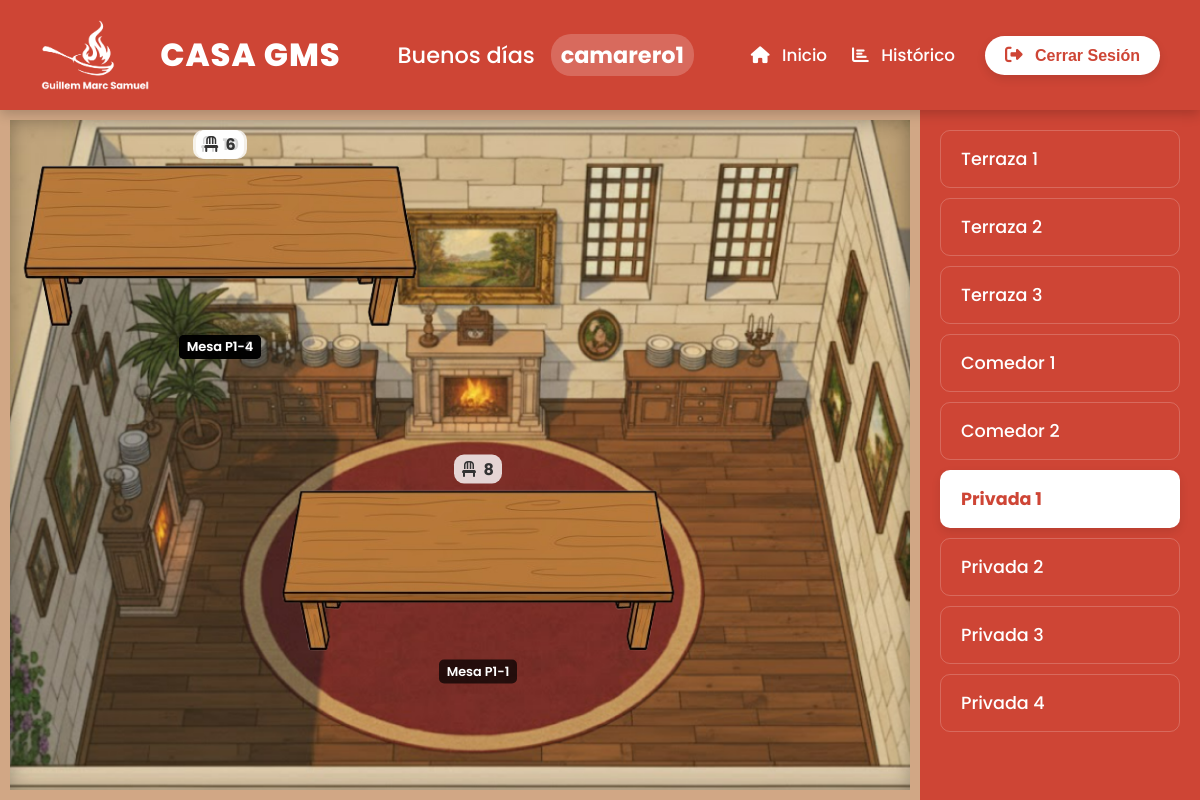
The app's page /PHP/PUBLIC/SALAS/privada1.php (signed in), older data.
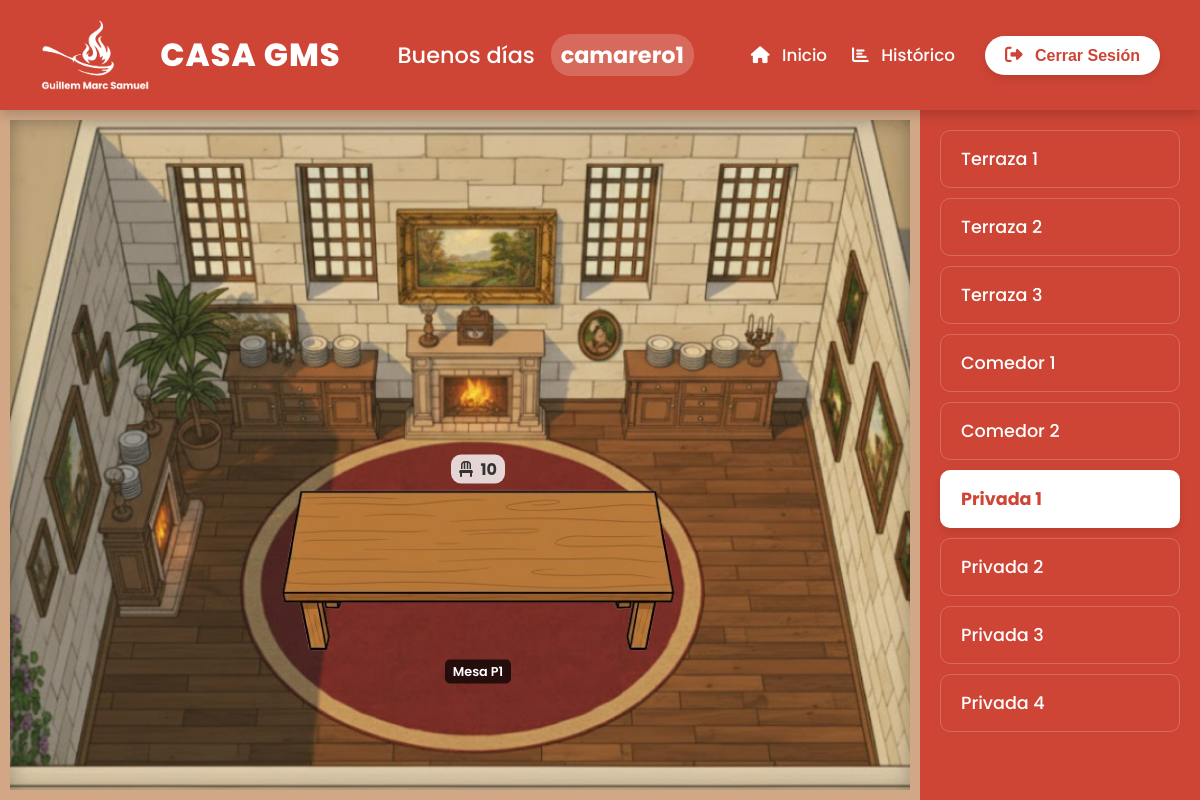
The same page, newer data.
### tables this page shows
CREATE TABLE IF NOT EXISTS mesas (
    id INT AUTO_INCREMENT PRIMARY KEY,
    id_sala INT NOT NULL,
    nombre VARCHAR(20) NOT NULL,
    sillas INT NOT NULL,
    estado INT DEFAULT 1,   
    asignado_por INT NULL,  
    FOREIGN KEY (id_sala) REFERENCES salas(id) ON DELETE CASCADE,
    FOREIGN KEY (asignado_por) REFERENCES users(id) ON DELETE SET NULL
);

CREATE TABLE IF NOT EXISTS salas (
    id INT AUTO_INCREMENT PRIMARY KEY,
    nombre VARCHAR(100) NOT NULL,
    descripcion VARCHAR(255) NULL,
    num_mesas INT DEFAULT 0
);

### PHP/PUBLIC/SALAS/privada1.php (the view, shortened to what this page needs)
<?php
require_once '../../CONEXION/conexion.php';
require_once '../header.php';
$id_sala_actual = 6;
try {
    $stmt_salas = $conn->query("SELECT id, nombre FROM salas");
    $salas = $stmt_salas->fetchAll(PDO::FETCH_ASSOC);
} catch (PDOException $e) {
    die("Error al cargar las salas: " . $e->getMessage());
}
try {
    $sql = "
        SELECT
            m.id AS mesa_id,
            m.nombre AS mesa_nombre,
            m.sillas AS mesa_sillas,
            m.estado AS mesa_estado,
            m.asignado_por AS camarero_id,
            u.username AS camarero_username
        FROM
            mesas m
        LEFT JOIN
            users u ON m.asignado_por = u.id
        WHERE
            m.id_sala = :id_sala_actual
    ";
    $stmt_mesas = $conn->prepare($sql);
    $stmt_mesas->execute(['id_sala_actual' => $id_sala_actual]);
    $mesas = $stmt_mesas->fetchAll(PDO::FETCH_ASSOC);
} catch (PDOException $e) {
    die("Error al cargar las mesas: " . $e->getMessage());
}
?>
<!DOCTYPE html>
<html lang="es">
<head>
    <link rel="stylesheet" href="https://cdnjs.cloudflare.com/ajax/libs/font-awesome/6.5.1/css/all.min.css">
    <link rel="stylesheet" href="../../../css/panel_principal.css">
    <link rel="stylesheet" href="../../../css/salas_general.css">
    <link rel="stylesheet" href="../../../css/privada1.css">
    <link rel="stylesheet" href="../../../css/mesas_privadas.css">
</head>
<body>
    <div class="sala-container">
        <main class="sala-layout privada1">
            <?php foreach ($mesas as $mesa): ?>
                <?php $estado_clase = ($mesa['mesa_estado'] == 2) ? 'ocupada' : 'libre'; ?>
                <div
                    class="mesa <?php echo $estado_clase; ?>"
                    id="mesa-<?php echo $mesa['mesa_id']; ?>"
                    data-mesa-id="<?php echo $mesa['mesa_id']; ?>"
                >
                    <img src="../../../img/mesa_privada1.png" alt="Mesa" class="mesa-img">
                    <div class="mesa-sillas">
                        <i class="fa-solid fa-chair"></i> <?php echo $mesa['mesa_sillas']; ?>
                    </div>
                    <span class="mesa-label"><?php echo htmlspecialchars($mesa['mesa_nombre']); ?></span>
                </div>
            <?php endforeach; ?>
        </main>
        <aside class="salas-navigation">
            <?php foreach ($salas as $sala): ?>
                <?php
                    $clase_activa = ($sala['id'] == $id_sala_actual) ? 'active' : '';
                    $url = strtolower(str_replace(' ', '', $sala['nombre'])) . ".php";
                ?>
                <a href="<?php echo $url; ?>" class="sala-nav-link <?php echo $clase_activa; ?>">
                    <?php echo htmlspecialchars($sala['nombre']); ?>
                </a>
            <?php endforeach; ?>
        </aside>
    </div>
</body>
</html>

Row changes from the older to the newer data that the page shows:
no longer on this page (row edited): mesas: sillas "8", nombre "Mesa P1-2"
no longer on this page (row edited): mesas: sillas "10", nombre "Mesa P1-3"
no longer on this page (row edited): mesas: sillas "6", nombre "Mesa P1-4"
changed mesas: sillas "8" → "10"; nombre "Mesa P1-1" → "Mesa P1"
